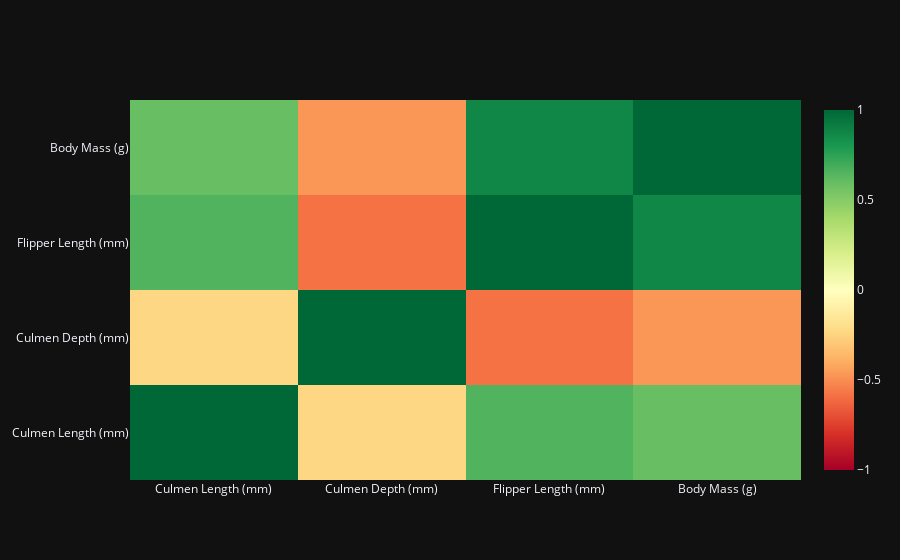

Source (notebook cell):
### Code cell
# Set up the correlation plot
fig = go.Figure(go.Heatmap(
  		# Set the appropriate x, y and z values
        z=penguin_corr.values.tolist(),
        x=penguin_corr.columns,
        y=penguin_corr.columns,
  		# Set the color scale,
        colorscale='rdylgn', 
  		# Set min and max values
        zmin=-1, zmax=1))

# Show the plot
fig.show()

### Figure 1 — Plotly figure (JSON) as saved in the notebook; plotly's stock layout.template omitted (floating-point values rounded to 4 significant figures)
{"data": [{"colorscale": [[0.0, "rgb(165,0,38)"], [0.1, "rgb(215,48,39)"], [0.2, "rgb(244,109,67)"], [0.3, "rgb(253,174,97)"], [0.4, "rgb(254,224,139)"], [0.5, "rgb(255,255,191)"], [0.6, "rgb(217,239,139)"], [0.7, "rgb(166,217,106)"], [0.8, "rgb(102,189,99)"], [0.9, "rgb(26,152,80)"], [1.0, "rgb(0,104,55)"]], "x": ["Culmen Length (mm)", "Culmen Depth (mm)", "Flipper Length (mm)", "Body Mass (g)"], "y": ["Culmen Length (mm)", "Culmen Depth (mm)", "Flipper Length (mm)", "Body Mass (g)"], "z": [[1.0, -0.2351, 0.6562, 0.5951], [-0.2351, 1.0, -0.5839, -0.4719], [0.6562, -0.5839, 1.0, 0.8712], [0.5951, -0.4719, 0.8712, 1.0]], "zmax": 1, "zmin": -1, "type": "heatmap"}], "layout": {}}
